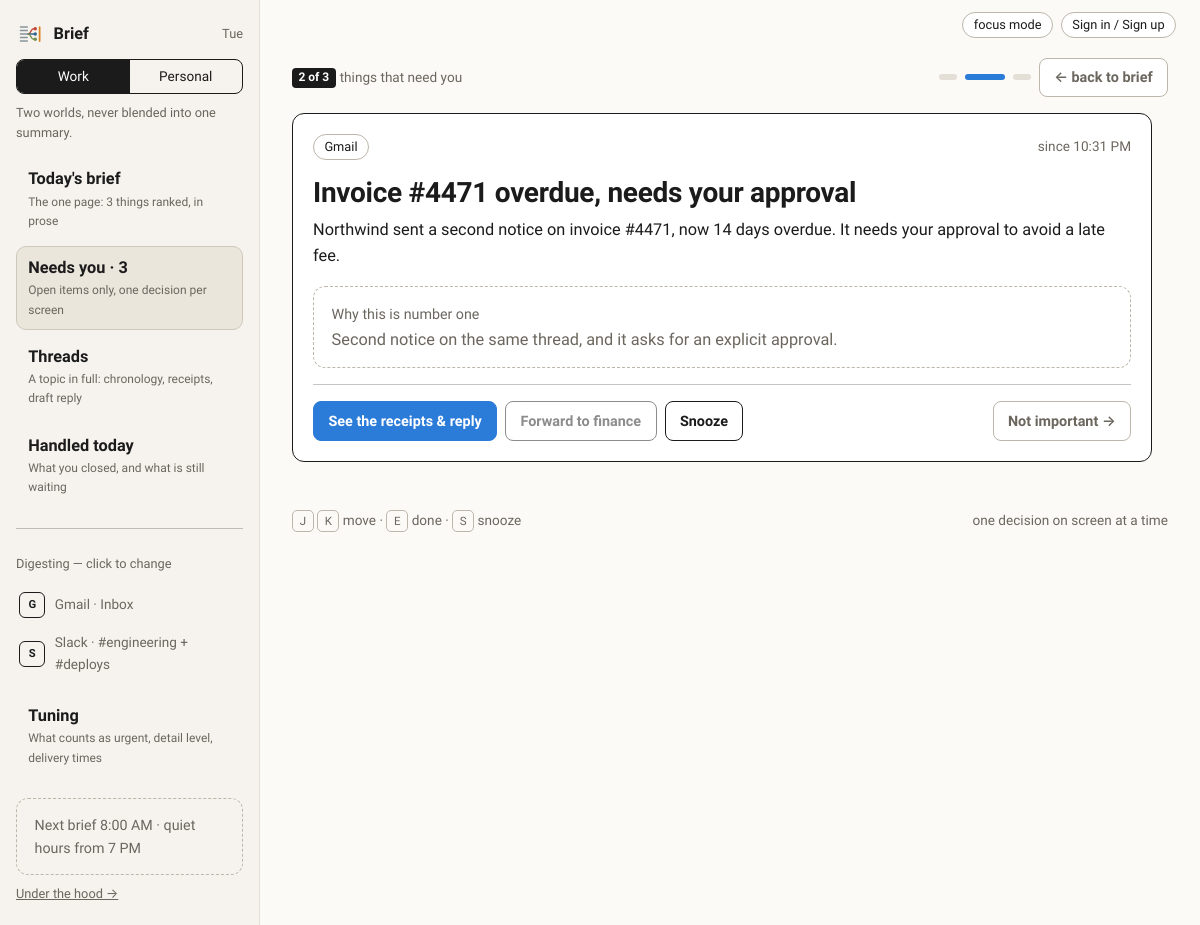
/work/brief/item/12/ (signed in), run on the app's committed database.
### unopsis/models.py (models this page shows, shortened)
class Connection(models.Model):
    class Status(models.TextChoices):
        CONNECTED = "connected", "Connected"
        ERROR = "error", "Error"
        REVOKED = "revoked", "Revoked"
    space = models.ForeignKey(Space, on_delete=models.CASCADE, related_name="connections")
    provider = models.CharField(max_length=32, choices=Provider.choices)
    external_account = models.CharField(
        max_length=254,
        help_text="Identifier at the provider, e.g. an address, workspace, or handle.",
    )
    display_name = models.CharField(max_length=120, blank=True)
    status = models.CharField(max_length=16, choices=Status.choices, default=Status.CONNECTED)
    read_only = models.BooleanField(default=True)
    token_ref = models.CharField(
        max_length=200, blank=True,
        help_text=(
            "Opaque pointer to credentials held in a secrets store. No token "
            "material is ever written to this table."
        ),
    )
    included_scopes = models.JSONField(
        default=list, blank=True,
        help_text=(
            'Which channels/labels/chats count, e.g. '
            '[{"id":"C08KJ21X","name":"#engineering","type":"channel"}]. '
            "Excluded scopes are simply absent."
        ),
    )
    last_synced_at = models.DateTimeField(null=True, blank=True)
    last_error = models.TextField(blank=True)
    class Meta:
        ordering = ["space", "provider", "external_account"]
        constraints = [
            models.UniqueConstraint(
                fields=["space", "provider", "external_account"],
                name="uniq_connection_per_space_provider_account",
            )
        ]

class Space(models.Model):
    class Kind(models.TextChoices):
        WORK = "work", "Work"
        PERSONAL = "personal", "Personal"
    user = models.ForeignKey(
        settings.AUTH_USER_MODEL, on_delete=models.CASCADE, related_name="spaces"
    )
    kind = models.CharField(max_length=16, choices=Kind.choices)
    detail_level = models.IntegerField(
        default=3, help_text="1 = a single line per item, 5 = a full recap."
    )
    quiet_start = models.TimeField(null=True, blank=True)
    quiet_end = models.TimeField(null=True, blank=True)
    deliver_in_app = models.BooleanField(default=True)
    deliver_email = models.BooleanField(default=True)
    deliver_chat_dm = models.BooleanField(default=False)
    digest_times = models.JSONField(
        default=list, blank=True,
        help_text='When to build, e.g. ["08:00", "16:30"]. Weekday-only by convention.',
    )
    rules = models.JSONField(
        default=list, blank=True,
        help_text=(
            'Always/never surface instructions, e.g. '
            '[{"mode":"always","target":"person","value":"Prof. Ramirez"}].'
        ),
    )
    created_at = models.DateTimeField(auto_now_add=True)
    class Meta:
        ordering = ["user", "kind"]
        constraints = [
            models.UniqueConstraint(fields=["user", "kind"], name="uniq_space_per_user_kind")
        ]

class BriefItem(models.Model):
    class Lane(models.TextChoices):
        NEEDS_YOU = "needs_you", "Needs you"
        MOVING = "moving", "Moving without you"
        FYI = "fyi", "FYI"
    class State(models.TextChoices):
        OPEN = "open", "Open"
        HANDLED = "handled", "Handled"
        SNOOZED = "snoozed", "Snoozed"
        DISMISSED = "dismissed", "Dismissed"
    brief = models.ForeignKey(Brief, on_delete=models.CASCADE, related_name="items")
    title = models.CharField(max_length=200, help_text="The subject this item is about.")
    messages = models.ManyToManyField(
        Message, related_name="brief_items", blank=True,
        help_text="The receipts: every message this item's summary rests on.",
    )
    primary_message = models.ForeignKey(
        Message,
        on_delete=models.SET_NULL,
        null=True, blank=True, related_name="lead_for_items",
    )
    lane = models.CharField(max_length=16, choices=Lane.choices)
    rank = models.PositiveIntegerField()
    summary = models.TextField()
    why = models.TextField(blank=True, help_text="Why this surfaced -- shown on demand.")
    deadline_at = models.DateTimeField(null=True, blank=True)
    state = models.CharField(max_length=16, choices=State.choices, default=State.OPEN)
    handled_at = models.DateTimeField(null=True, blank=True)
    snoozed_until = models.DateTimeField(null=True, blank=True)
    actions = models.JSONField(
        default=list, blank=True,
        help_text=(
            'Offered actions, e.g. '
            '[{"kind":"reply","label":"Reply to Prof. Ramirez","primary":true}].'
        ),
    )
    draft_body = models.TextField(blank=True, help_text="A reply composed but not yet sent.")
    draft_sent_at = models.DateTimeField(null=True, blank=True)
    open_count = models.PositiveIntegerField(default=0)
    feedback = models.SmallIntegerField(
        default=0, help_text="-1 thumbs down, 0 none, +1 thumbs up."
    )
    class Meta:
        ordering = ["lane", "rank"]
        constraints = [
            models.UniqueConstraint(fields=["brief", "lane", "rank"], name="uniq_slot_per_brief"),
            models.UniqueConstraint(fields=["brief", "title"], name="uniq_title_per_brief"),
        ]

class Message(models.Model):
    connection = models.ForeignKey(Connection, on_delete=models.CASCADE, related_name="messages")
    author = models.ForeignKey(
        Person,
        on_delete=models.PROTECT,
        related_name="messages",
    )
    external_id = models.CharField(max_length=200, help_text="The provider's own message id.")
    scope_name = models.CharField(
        max_length=200, blank=True,
        help_text="Channel/label the message arrived in, denormalized from the provider.",
    )
    sent_at = models.DateTimeField()
    body = models.TextField()
    permalink = models.URLField(blank=True)
    is_noise = models.BooleanField(default=False)
    raw = models.JSONField(default=dict, blank=True)
    class Meta:
        ordering = ["-sent_at"]
        constraints = [
            models.UniqueConstraint(
                fields=["connection", "external_id"], name="uniq_message_per_connection"
            )
        ]
        indexes = [
            models.Index(fields=["connection", "sent_at"], name="idx_message_conn_sent"),
        ]

### unopsis/app_views.py (the view)
# urls.py: path("work/brief/item/<int:pk>/", app_views.focus, name="app-work-focus"),
@login_required
def focus(request, pk):
    item = get_object_or_404(
        BriefItem.objects.select_related("brief__space", "primary_message")
        .prefetch_related("messages__connection"),
        pk=pk, brief__space__kind=WORK, brief__space__user=request.user,
    )
    space, brief, now = item.brief.space, item.brief, timezone.now()
    queue = list(ui.lane_items(brief, NEEDS_YOU).values_list("pk", flat=True))
    index = queue.index(item.pk) if item.pk in queue else None
    return _render_world(
        request, "unopsis/app/focus.html", WORK, "needs-you", space, brief, now,
        item=item,
        chips=ui.source_chips(item),
        queue=queue,
        position=index + 1 if index is not None else None,
        previous_pk=queue[index - 1] if index else None,
        next_pk=queue[index + 1] if index is not None and index + 1 < len(queue) else None,
        secondary=ui.secondary_actions(item),
        since=min((m.sent_at for m in item.messages.all()), default=None),
        snooze_to=ui.snooze_until(space, now),
    )

### templates/unopsis/app/focus.html (shortened to what this page needs)
{% extends "unopsis/app/shell.html" %}
{% block rail %}{% include "unopsis/app/_rail_world.html" %}{% endblock %}
{% block rail_foot %}{% include "unopsis/app/_rail_world_foot.html" %}{% endblock %}
{% block topbar %}<span class="chip">focus mode</span>{% endblock %}
{% block app_content %}
  <div class="d-flex flex-wrap justify-content-between align-items-center gap-2 mb-3">
    <p class="mb-0">
      {% if position %}
        <span class="num" style="width:auto;padding:0 .4rem;background:var(--app-ink)">{{ position }} of {{ queue|length }}</span>
        <span class="meta">things that need you</span>
      {% else %}
        <span class="chip">{{ item.get_state_display }}</span> <span class="meta">not in today's queue</span>
      {% endif %}
    </p>
    <p class="d-flex align-items-center gap-2 mb-0">
      {% for pk in queue %}<span aria-hidden="true" style="display:inline-block;width:{% if pk == item.pk %}40px{% else %}18px{% endif %};height:6px;border-radius:999px;background:{% if pk == item.pk %}var(--app-blue){% else %}var(--app-line){% endif %}"></span>{% endfor %}
      <a class="btn-app btn-app--quiet" href="{% url 'app-work-brief' %}">← back to brief</a>
    </p>
  </div>
  <div class="app-card" style="max-width: 860px">
    <p class="d-flex flex-wrap align-items-center gap-2">
      {% for chip in chips %}<span class="chip">{{ chip.label }}</span>{% empty %}<span class="meta">no receipts cited</span>{% endfor %}
      {% if since %}<span class="meta ms-auto">since {{ since|time:"g:i A" }}</span>{% endif %}
    </p>
    <h1 class="h3">{{ item.title }}</h1>
    <p>{{ item.summary }}</p>
    {% if item.why %}
      <div class="hint"><small>Why this is number one</small><p class="mb-0">{{ item.why }}</p></div>
    {% endif %}
    <hr>
    <div class="d-flex flex-wrap align-items-center gap-2">
      <a class="btn-app btn-app--primary" href="{% url 'app-thread' 'work' item.pk %}">See the receipts &amp; reply</a>
      {% for action in secondary %}
        <button type="button" class="btn-app" disabled title="Unopsis is read-only — nothing is sent on your behalf">{{ action.label }}</button>
      {% endfor %}
      <form method="post" action="{% url 'app-item-action' item.pk %}" data-key="s">{% csrf_token %}
        <button class="btn-app" type="submit" title="Back at {{ snooze_to|time:'g:i A' }}">Snooze</button>
      </form>
      <form method="post" action="{% url 'app-item-action' item.pk %}" class="ms-auto">{% csrf_token %}
        <button class="btn-app btn-app--quiet" type="submit">Not important →</button>
      </form>
    </div>
  </div>
  <div class="d-flex flex-wrap justify-content-between align-items-center gap-2 mt-5 meta">
    <span><span class="kbd">J</span> <span class="kbd">K</span> move · <span class="kbd">E</span> done · <span class="kbd">S</span> snooze</span>
    <span>one decision on screen at a time</span>
  </div>
{% endblock %}

### templates/unopsis/app/_rail_world.html (shortened to what this page needs)
{% load static app_ui %}
<div class="rail-brand">
  <img class="rail-logo" src="{% static 'img/unopsis-logo.svg' %}" alt="">
  {% if world == 'work' %}Brief{% else %}Catch up{% endif %}
  <span class="rail-day">{{ today|date:"D" }}</span>
</div>
<nav class="segmented" aria-label="Switch world">
  <a href="{% url 'app-work-brief' %}" class="{% if world == 'work' %}is-on{% endif %}"
     {% if world == 'work' %}aria-current="page"{% endif %}>Work</a>
  <a href="{% url 'app-personal-catchup' %}" class="{% if world == 'personal' %}is-on{% endif %}"
     {% if world == 'personal' %}aria-current="page"{% endif %}>Personal</a>
</nav>
<p class="rail-note">{% if world == 'work' %}Two worlds, never blended into one summary.{% else %}Different sources, different ranking.{% endif %}</p>
{% if world == 'work' %}
  <a class="rail-link {% if active == 'brief' %}is-active{% endif %}" href="{% url 'app-work-brief' %}">
    <strong>Today's brief</strong><small>The one page: {{ needs_you_count }} thing{{ needs_you_count|pluralize }} ranked, in prose</small></a>
  <a class="rail-link {% if active == 'needs-you' %}is-active{% endif %}" href="{% url 'app-work-needs-you' %}">
    <strong>Needs you · {{ needs_you_count }}</strong><small>Open items only, one decision per screen</small></a>
  <a class="rail-link {% if active == 'threads' %}is-active{% endif %}"
     href="{% if first_needs_you %}{% url 'app-thread' 'work' first_needs_you.pk %}{% else %}{% url 'app-work-brief' %}{% endif %}">
    <strong>Threads</strong><small>A topic in full: chronology, receipts, draft reply</small></a>
  <a class="rail-link {% if active == 'handled' %}is-active{% endif %}" href="{% url 'app-work-handled' %}">
    <strong>Handled today</strong><small>What you closed, and what is still waiting</small></a>
  <hr>
  <p class="rail-label">Digesting — click to change</p>
  {% for row in connections %}
    <a class="rail-source {% if row.broken %}is-broken{% endif %}" href="{% url 'app-setup-scope' %}">
      <span class="tile">{{ row.connection|provider_letter }}</span>
      <span>{% if row.broken %}{{ row.connection.get_provider_display }} · can't sync{% else %}{{ row.label }}{% endif %}</span>
    </a>
  {% empty %}
    <p class="rail-note">No sources yet. <a href="{% url 'app-setup-sources' %}">Connect one</a>.</p>
  {% endfor %}
  <a class="rail-link mt-2" href="{% url 'app-setup-tuning' %}">
    <strong>Tuning</strong><small>What counts as urgent, detail level, delivery times</small></a>
{% endif %}

### templates/unopsis/app/_rail_world_foot.html
<p class="hint small mb-0">
  {% if next_digest %}Next brief {{ next_digest|time:"g:i A" }}{% else %}Briefs build on demand{% endif %}
  {% if space.quiet_start %}· quiet hours from {{ space.quiet_start|time:"g A" }}{% endif %}
</p>

### data on the page
Connection: connection|provider_letter "G", label "Gmail · Inbox"
Connection: connection|provider_letter "S", label "Slack · #engineering + #deploys"
Space: quiet_start "7 PM"
Message: sent_at "10:31 PM"
BriefItem: title "Invoice #4471 overdue, needs your approval", summary "Northwind sent a second notice on invoice #4471, now 14 days overdue. It needs your approval to avoid a late fee.", why "Second notice on the same thread, and it asks for an explicit approval."

### other printed values
{{ today|date:"D" }} "Tue"
{{ needs_you_count }} "3"
{{ next_digest|time:"g:i A" }} "8:00 AM"
{{ position }} "2"
{{ queue|length }} "3"
{{ chip.label }} "Gmail"
{{ action.label }} "Forward to finance"
